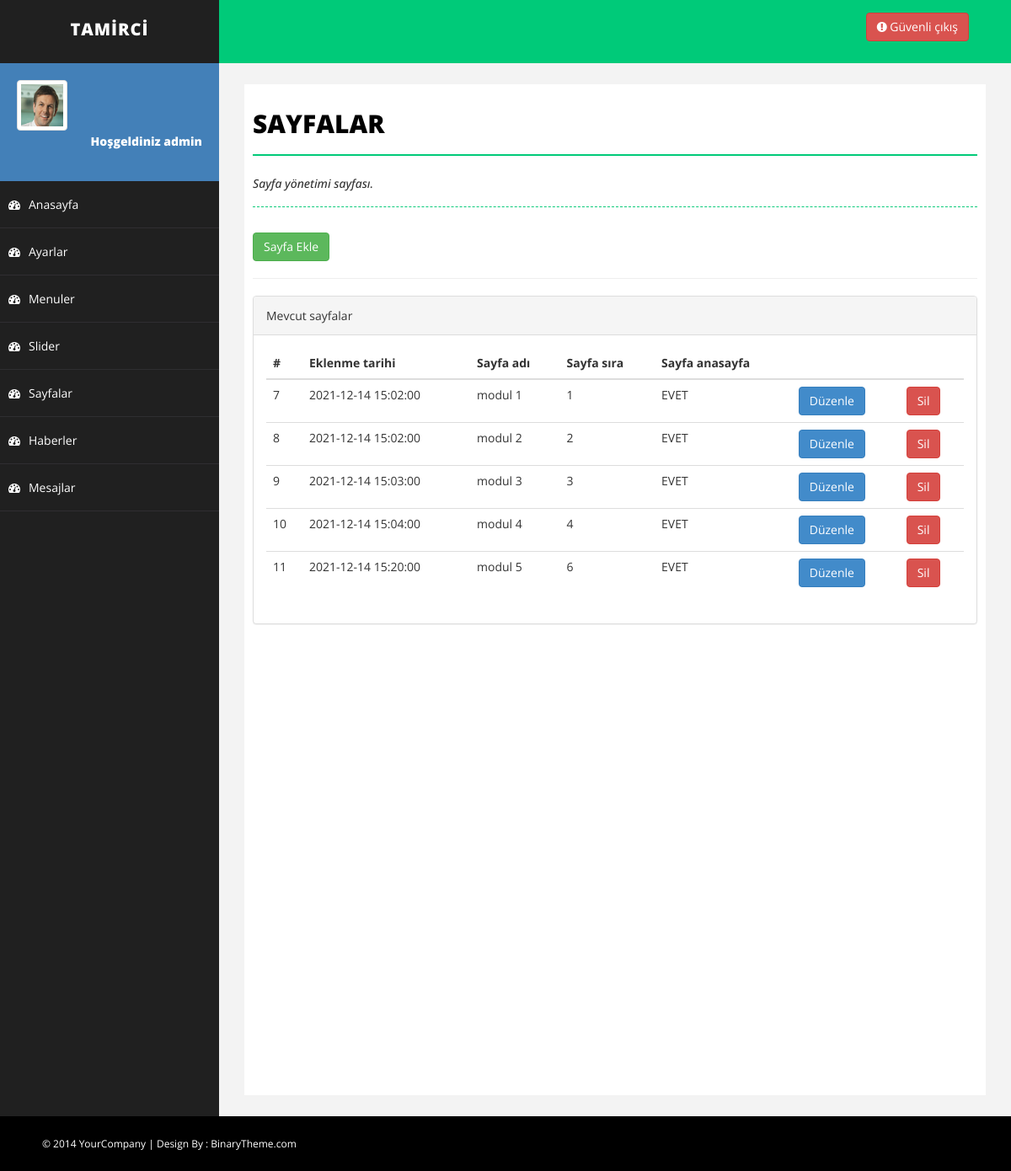
Screenshot of /tamirci/admin/sayfalar.php (signed in) with the database file from the repository.
### tables this page shows
CREATE TABLE `sayfalar` (
  `sayfa_id` int(11) NOT NULL,
  `sayfa_tarih` datetime NOT NULL,
  `sayfa_ad` varchar(100) NOT NULL,
  `sayfa_icerik` text NOT NULL,
  `sayfa_sira` varchar(50) NOT NULL,
  `sayfa_anasayfa` varchar(50) NOT NULL DEFAULT '0'
);

### tamirci/admin/sayfalar.php (the view, shortened to what this page needs)
<?php
include 'header.php';
include 'sidebar.php';
$sunucu = "localhost";
$database = "tamirci";
$username = "root";
$password = "";
$sayfaSorgu =  mysqli_query(mysqli_connect($sunucu, $username, $password, $database), "select * from sayfalar");
?>
<div id="page-wrapper">
    <div id="page-inner">
        <div class="row">
            <div class="col-md-12">
                <h1 class="page-head-line">SAYFALAR</h1>
                <h1 class="page-subhead-line">Sayfa yönetimi sayfası. </h1>
            </div>
            <div class="col-md-12">
                <a href="sayfa-ekle.php"> <button class="btn btn-success">Sayfa Ekle</button></a>
                <hr>
            </div>
            <div class="col-md-12">
                <div class="panel panel-default">
                    <div class="panel-heading">
                        Mevcut sayfalar
                    </div>
                    <div class="panel-body">
                        <div class="table-responsive">
                            <table class="table table-hover">
                                <thead>
                                    <tr>
                                        <th>#</th>
                                        <th>Eklenme tarihi</th>
                                        <th>Sayfa adı</th>
                                        <th>Sayfa sıra</th>
                                        <th>Sayfa anasayfa</th>
                                        <th></th>
                                        <th></th>
                                    </tr>
                                </thead>
                                <tbody>
                                    <?php while ($sayfaCek = mysqli_fetch_assoc($sayfaSorgu)) { ?>
                                        <tr>
                                            <td><?php echo $sayfaCek['sayfa_id'] ?></td>
                                            <td><?php echo $sayfaCek['sayfa_tarih'] ?></td>
                                            <td><?php echo $sayfaCek['sayfa_ad'] ?></td>
                                            <td><?php echo $sayfaCek['sayfa_sira'] ?></td>
                                            <td><?php if ($sayfaCek['sayfa_anasayfa'] == "0") {
                                                    echo "HAYIR";
                                                } elseif ($sayfaCek['sayfa_anasayfa'] == "1") {
                                                    echo "EVET";
                                                } ?></td>
                                            <th> <a href="sayfa-duzenle.php?sayfa_id=<?php echo $sayfaCek['sayfa_id']; ?>"> <input class="btn btn-primary" type="submit" name="sayfa_duzenle" value="Düzenle"> </a></th>
                                            <th> <a href="islem.php?sayfa_id=<?php echo $sayfaCek['sayfa_id']; ?>&sayfasil=ok"> <input class="btn btn-danger" type="submit" name="sayfa_sil" value="Sil"></a></th>
                                        </tr>
                                    <?php  } ?>
                                </tbody>
                            </table>
                        </div>
                    </div>
                </div>
            </div>
        </div>
    </div>
</div>
</div>
<?php
include 'footer.php';
?>

### tamirci/admin/assets/css/basic.css (style rules this page uses)
body { font-family: 'Open Sans', sans-serif; line-height:25px; }
#page-wrapper { padding: 15px 15px; min-height: 600px; background: #F3F3F3; }
#page-inner { width: 100%; margin: 10px 20px 10px 0px; background-color: #fff!important; padding: 10px; min-height: 1200px; }
.page-head-line { font-size: 30px; text-transform: uppercase; color: #000; font-weight: 800; padding-bottom: 20px; border-bottom: 2px solid #00CA79; margin-bottom: 10px; }
.page-subhead-line { font-size: 14px; padding-top: 5px; padding-bottom: 20px; font-style:italic; margin-bottom:30px; border-bottom:1px dashed #00CA79; }
@media (min-width:768px) { #page-wrapper { margin: 0 0 0 260px; padding: 15px 30px; min-height: 1200px; } }

### rows the page displays
sayfalar: sayfa_id "7", sayfa_tarih "2021-12-14 15:02:00", sayfa_ad "modul 1", sayfa_sira "1", sayfa_anasayfa "EVET"
sayfalar: sayfa_id "8", sayfa_tarih "2021-12-14 15:02:00", sayfa_ad "modul 2", sayfa_sira "2", sayfa_anasayfa "EVET"
sayfalar: sayfa_id "9", sayfa_tarih "2021-12-14 15:03:00", sayfa_ad "modul 3", sayfa_sira "3", sayfa_anasayfa "EVET"
sayfalar: sayfa_id "10", sayfa_tarih "2021-12-14 15:04:00", sayfa_ad "modul 4", sayfa_sira "4", sayfa_anasayfa "EVET"
sayfalar: sayfa_id "11", sayfa_tarih "2021-12-14 15:20:00", sayfa_ad "modul 5", sayfa_sira "6", sayfa_anasayfa "EVET"

### other values shown
$_SESSION['admin_kadi'] "admin"
